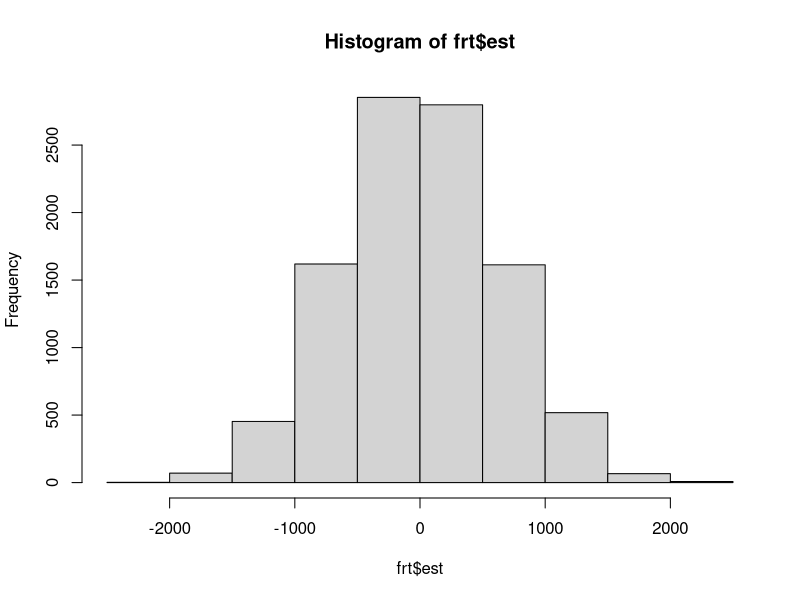
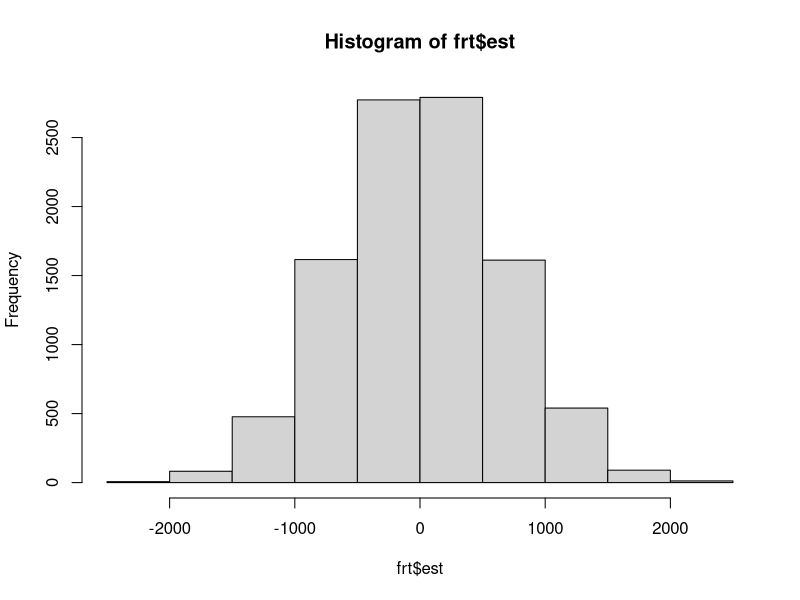
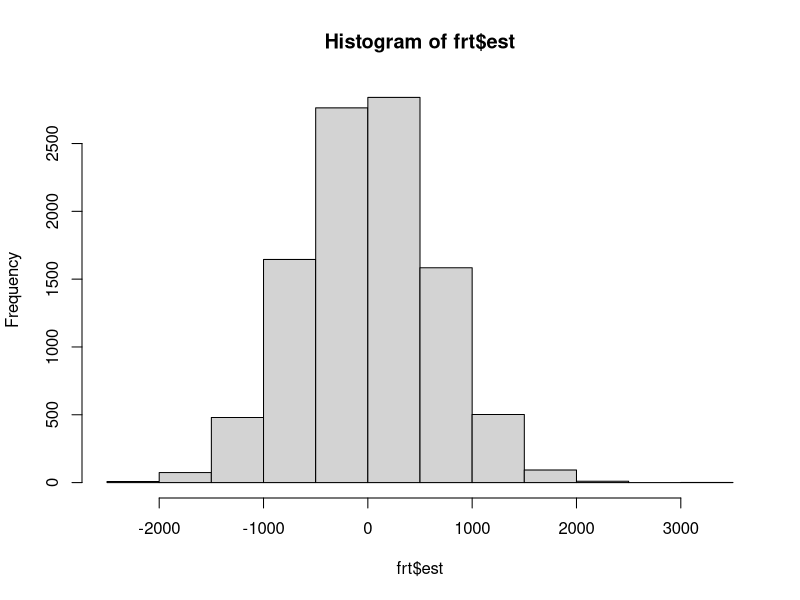

Reproduce these figures in R, in order.
############################################################################
#################                  Lista 3                 #################
############################################################################

#### Exercício 3 ####

library(tidyverse)
library(Matching)

data(lalonde)

## Definindo funções

ee <- function(y, z, x) {
  x_levels <- unique(x)
  K <- length(x_levels)
  pi_k <- rep(0, K)
  tau_k <- rep(0, K)
  n <- length(z)
  for (k in 1:K) {
    x_k <- x_levels[k]
    z_k <- z[x == x_k]
    y_k <- y[x == x_k]
    pi_k[k] <- length(z_k)/n
    tau_k[k] <- mean(y_k[z_k == 1]) - mean(y_k[z_k == 0])
  }
  tau_S <- sum(pi_k * tau_k)
  return(tau_S)
}

z_permuta_SRE <- function(z, x) {
  x_levels <- unique(x)
  K <- length(x_levels)
  z_perm <- z
  for (k in 1:K) {
    x_k <- x_levels[k]
    z_perm[x == x_k] <- sample(z[x == x_k])
  }
  return(z_perm)
}

frt_pvalor <- function(y, z, x, ee_obs, mc=10^4){
  estatisticas <- matrix(NA, ncol = 1, nrow = mc)
  for (i in 1:mc) {
    message(paste0(i, " / ", mc))
    z_perm <- z_permuta_SRE(z, x)
    estatisticas[i] <- ee(y, z_perm, x)
  }
  
  resultado <- list(est = estatisticas, 
                    pvalor = mean(abs(ee_obs) < abs(estatisticas)))
  return(resultado)
}

neyman_sre <- function(y, z, x) {
  x_levels <- unique(x)
  K <- length(x_levels)
  pi_k <- rep(0, K)
  tau_k <- rep(0, K)
  v_k <- rep(0, K)
  n <- length(z)
  for (k in 1:K) {
    x_k <- x_levels[k]
    z_k <- z[x == x_k]
    y_k <- y[x == x_k]
    pi_k[k] <- length(z_k)/n
    tau_k[k] <- mean(y_k[z_k == 1]) - mean(y_k[z_k == 0])
    v_k[k] <- var(y_k[z_k == 1]) / sum(z_k) + var(y_k[z_k == 0]) / sum(1 - z_k)
  }
  tau_s <- sum(pi_k * tau_k)
  v_s <- sum(pi_k^2 * v_k) 
  return(c(tau_s, v_s))
}


### Caso 1: race (black, hisp, other)como estrato.
dados <- lalonde %>% 
  mutate(race = ifelse(black == 1, 1, 
                       ifelse(hisp == 1, 2, 3)))

## Fisher
tauS <- ee(dados$re78, dados$treat, dados$race)
frt <- frt_pvalor(dados$re78, dados$treat, dados$race, tauS)

hist(frt$est) # centrada em zero e aproximadamente simétrica
frt$pvalor # 0.0044, rejeitamos H0

## Neyman
neyman <- neyman_sre(dados$re78, dados$treat, dados$race)
est <- neyman[1] / sqrt(neyman[2]) # 2.65558
2*pnorm(abs(est), lower.tail = F) # p-valor: 0.007917226, rejeita H0


### Caso 2: marital status (married) como estrato.
dados <- lalonde %>% 
  mutate(married = married + 1)

## Fisher
tauS <- ee(dados$re78, dados$treat, dados$married)
frt <- frt_pvalor(dados$re78, dados$treat, dados$married, tauS)

hist(frt$est) # centrado em 0 e aprox simétrico 
frt$pvalor # p-valor: 0.0041, rejeitamos H0

## Neyman
neyman <- neyman_sre(dados$re78, dados$treat, dados$married)
est <- neyman[1] / sqrt(neyman[2]) # 2.636411
2*pnorm(abs(est), lower.tail = F) # p-valor: 0.008378817, rejeita H0

### Caso 3: high school diploma (nodegr) como estrato.
dados <- lalonde %>% 
  mutate(nodegr = nodegr + 1)

## Fisher
tauS <- ee(dados$re78, dados$treat, dados$nodegr)
frt <- frt_pvalor(dados$re78, dados$treat, dados$nodegr, tauS)

hist(frt$est) # centrado em 0 e aprox simétrico 
frt$pvalor # p-valor: 0.0113, rejeitamos H0

## Neyman
neyman <- neyman_sre(dados$re78, dados$treat, dados$nodegr)
est <- neyman[1] / sqrt(neyman[2]) # 2.396085
2*pnorm(abs(est), lower.tail = F) # p-valor: 0.01657124, rejeita H0

### Conclusão

# Mesmo estratificando em cada uma das variáveis, a conclusão não se alterou.
# Em todos os casos rejeitamos a hipótese nula de que o efeito causal individual (Fisher) ou efeito causal médio (Neyman) seja nulo.
